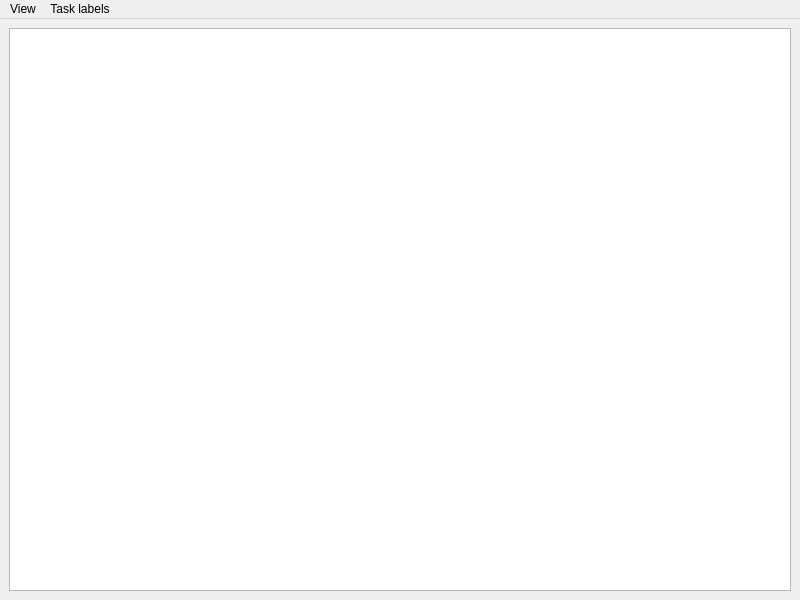
<ui version="4.0" >
 <class>RelationsView</class>
 <widget class="QMainWindow" name="RelationsView" >
  <property name="geometry" >
   <rect>
    <x>0</x>
    <y>0</y>
    <width>800</width>
    <height>600</height>
   </rect>
  </property>
  <property name="windowTitle" >
   <string>MainWindow</string>
  </property>
  <widget class="QWidget" name="centralwidget" >
   <layout class="QVBoxLayout" >
    <item>
     <widget class="QGraphicsView" name="graphics" >
      <property name="renderHints" >
       <set>QPainter::Antialiasing|QPainter::TextAntialiasing</set>
      </property>
     </widget>
    </item>
   </layout>
  </widget>
  <widget class="QMenuBar" name="menubar" >
   <property name="geometry" >
    <rect>
     <x>0</x>
     <y>0</y>
     <width>800</width>
     <height>29</height>
    </rect>
   </property>
   <widget class="QMenu" name="menuView" >
    <property name="title" >
     <string>View</string>
    </property>
    <addaction name="actionKeepSignals" />
    <addaction name="actionHideFinalized" />
    <addaction name="actionShowAll" />
    <addaction name="actionRedraw" />
    <addaction name="separator" />
    <addaction name="actionZoom" />
    <addaction name="actionUnzoom" />
    <addaction name="actionFit" />
    <addaction name="separator" />
    <addaction name="actionSVGExport" />
    <addaction name="actionPrint" />
   </widget>
   <widget class="QMenu" name="menuTask_labels" >
    <property name="title" >
     <string>Task labels</string>
    </property>
    <widget class="QMenu" name="menuRemovedPrefixes" >
     <property name="title" >
      <string>Removed prefixes</string>
     </property>
     <addaction name="actionPrefixAdd" />
     <addaction name="separator" />
    </widget>
    <addaction name="actionOwnership" />
    <addaction name="menuRemovedPrefixes" />
   </widget>
   <addaction name="menuView" />
   <addaction name="menuTask_labels" />
  </widget>
  <action name="actionShowAll" >
   <property name="text" >
    <string>Show All</string>
   </property>
  </action>
  <action name="actionRedraw" >
   <property name="text" >
    <string>Redaw</string>
   </property>
  </action>
  <action name="actionZoom" >
   <property name="text" >
    <string>Zoom +</string>
   </property>
  </action>
  <action name="actionUnzoom" >
   <property name="text" >
    <string>Zoom -</string>
   </property>
  </action>
  <action name="actionFit" >
   <property name="text" >
    <string>Fit</string>
   </property>
  </action>
  <action name="actionOwnership" >
   <property name="checkable" >
    <bool>true</bool>
   </property>
   <property name="checked" >
    <bool>true</bool>
   </property>
   <property name="text" >
    <string>Ownership</string>
   </property>
  </action>
  <action name="actionPrefixAdd" >
   <property name="text" >
    <string>Add...</string>
   </property>
  </action>
  <action name="actionSVGExport" >
   <property name="text" >
    <string>SVG Export</string>
   </property>
  </action>
  <action name="actionPrint" >
   <property name="text" >
    <string>Print</string>
   </property>
  </action>
  <action name="actionKeepSignals" >
   <property name="checkable" >
    <bool>true</bool>
   </property>
   <property name="checked" >
    <bool>false</bool>
   </property>
   <property name="text" >
    <string>Keep signals</string>
   </property>
  </action>
  <action name="actionBookmarksAdd" >
   <property name="text" >
    <string>Add ...</string>
   </property>
  </action>
  <action name="actionHideFinalized" >
   <property name="checkable" >
    <bool>true</bool>
   </property>
   <property name="checked" >
    <bool>true</bool>
   </property>
   <property name="text" >
    <string>Hide Finalized</string>
   </property>
  </action>
 </widget>
 <resources/>
 <connections/>
</ui>
